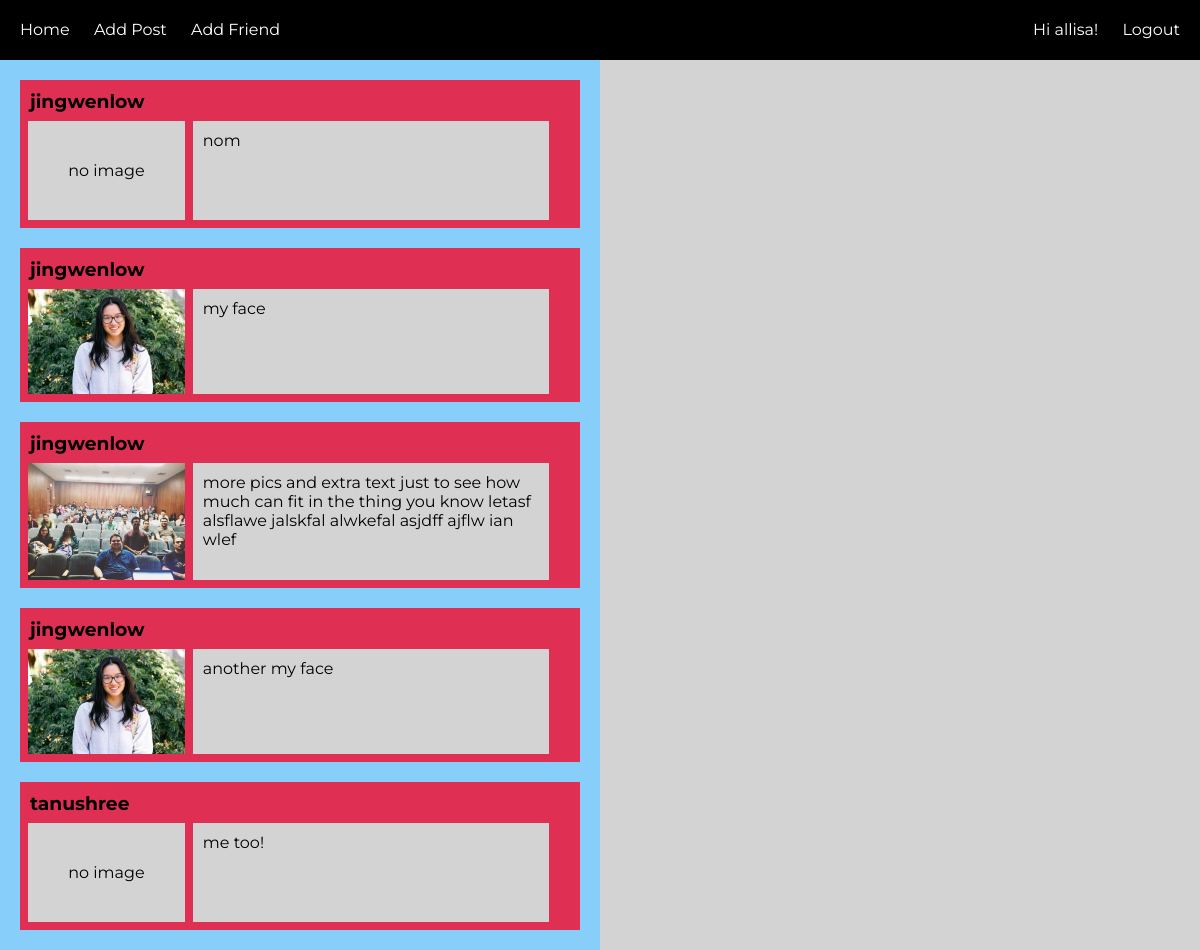
/home/ (signed in), run on the app's committed database.
### users/models.py (models this page shows, shortened)
class CustomUser(AbstractUser):
    name = models.CharField(blank=True, max_length=255)

class Post(models.Model):
    post = models.CharField(max_length=500) # text
    img = models.FileField(upload_to='uploads', null=True, blank=True) # image
    user = models.ForeignKey(settings.AUTH_USER_MODEL, on_delete=models.PROTECT) # user who posted
    date = models.DateTimeField(auto_now=True) # date posted: not used

### users/views.py (the view)
# urls.py: 2. Add a URL to urlpatterns:  path('', Home.as_view(), name='home')
class Home(TemplateView):
    template_name = 'home.html'
    def get(self, request):
        if request.user.is_authenticated:
            form = AddPost()
            if Friend.objects.filter(current_user=request.user): # check if user has friends
                friend = Friend.objects.filter(current_user=request.user) # get current user's friend object
                friends = friend[0].users.all() # get list of friends
                friends_ids = list(friends.values_list('id', flat=True)) # get list of ids of friends
                posts = Post.objects.filter(user__id__in=friends_ids) | Post.objects.filter(user=request.user)
            else:
                posts = Post.objects.filter(user=request.user) # filter only user's own posts
            users = CustomUser.objects.exclude(id=request.user.id)
            args = {'form': form, 'posts': posts, 'users':users}
            return render(request, self.template_name, args)
        else: # don't show posts if user is not authenticated
            return render(request, self.template_name)

### users/templates/home.html (shortened to what this page needs)
{% extends 'base.html' %}
{% load staticfiles %}
{% block css %}
<link rel="stylesheet" href="{% static 'css/home.css' %}">
{% endblock %}
{% block content %}
<div class="feed">
  {% if user.is_authenticated %}
    {% for post in posts %}
      <div class="post">
        <div class="name">
          <h3 class="usrnm">{{ post.user.username }}</h3>
        </div>
        <div class="postContent">
          {% if post.img %}
          <div class="pic"><img src="/media/{{ post.img }}" width="100%"></div>
          {% else %}
          <div class="pic">no image</div>
          {% endif %}
          <div class="text"><p>{{ post.post }}</p></div>
        </div>
      </div>
    {% endfor %}
  {% else %}
    <div class="notLogged">
      <p>You are not logged in.</p>
      <p>Please log in!</p>
    </div>
  {% endif %}
</div>
<div id="quotes" class="quotes">
</div>
{% endblock %}

### users/templates/base.html (shortened to what this page needs)
<!DOCTYPE html>
<html>
<head>
    {% block css %}{% endblock %}
</head>
<body>
  <header>
      <nav>
        <a href="{% url 'home' %}">Home</a>
        <a href="{% url 'addPost' %}">Add Post</a>
        <a href="{% url 'addFriend' %}">Add Friend</a>
      </nav>
      <nav class="log">
        {% if user.is_authenticated %}
          Hi {{ user.username }}!
        {% endif %}
        {% if user.is_authenticated %}
          <a class="login" href="{% url 'logout' %}">Logout</a>
        {% else %}
          <a class="login" href="{% url 'login' %}">Login</a>
        {% endif %}
      </nav>
  </header>
  <main>
    {% block content %}
    {% endblock %}
  </main>
</body>
</html>

### users/static/css/home.css (style rules this page uses)
body, html { margin: 0px; padding: 0px; min-height: 100%; font-family: 'Montserrat', sans-serif; }
p { margin: 0px; }
header { background-color: black; color: white; height: 60px; line-height: 60px; display: flex; flex-direction: row; }
nav { flex: 0 0 70%; }
a { color: white; padding-left: 20px; text-decoration: none; }
nav.log { text-align: right; flex: 0 0 30%; }
a.login { padding-right: 20px; }
main { min-height: 100%; display: flex; flex-direction: row; }
div.feed { background-color: lightskyblue; flex: 0 0 50%; }
div.quotes { background-color: lightgrey; flex: 0 0 50%; }
div.post { background-color: #df3054; margin: 20px; margin bottom: 0px; }
h3.usrnm { padding: 10px; padding-bottom: 0px; margin: 0px; }
div.postContent { min-height: 115px; display: flex; flex-direction: row; }
div.pic { background: lightgrey; display: flex; flex: 0 0 28%; margin: 8px; align-items: center; justify-content: center; }
div.text { padding: 10px; margin: 8px; margin-left: 0px; background-color: lightgrey; flex: 0 0 60%; }

### data on the page
CustomUser: username "allisa"
Post: user.username "jingwenlow", shows "no image", post "nom"
Post: user.username "jingwenlow", img (picture), post "my face"
Post: user.username "jingwenlow", img (picture), post "more pics and extra text just to see how much can fit in the thing you know letasf alsflawe jalskfal alwkefal asjdff ajflw ian wlef"
Post: user.username "jingwenlow", img (picture), post "another my face"
Post: user.username "tanushree", shows "no image", post "me too!"
